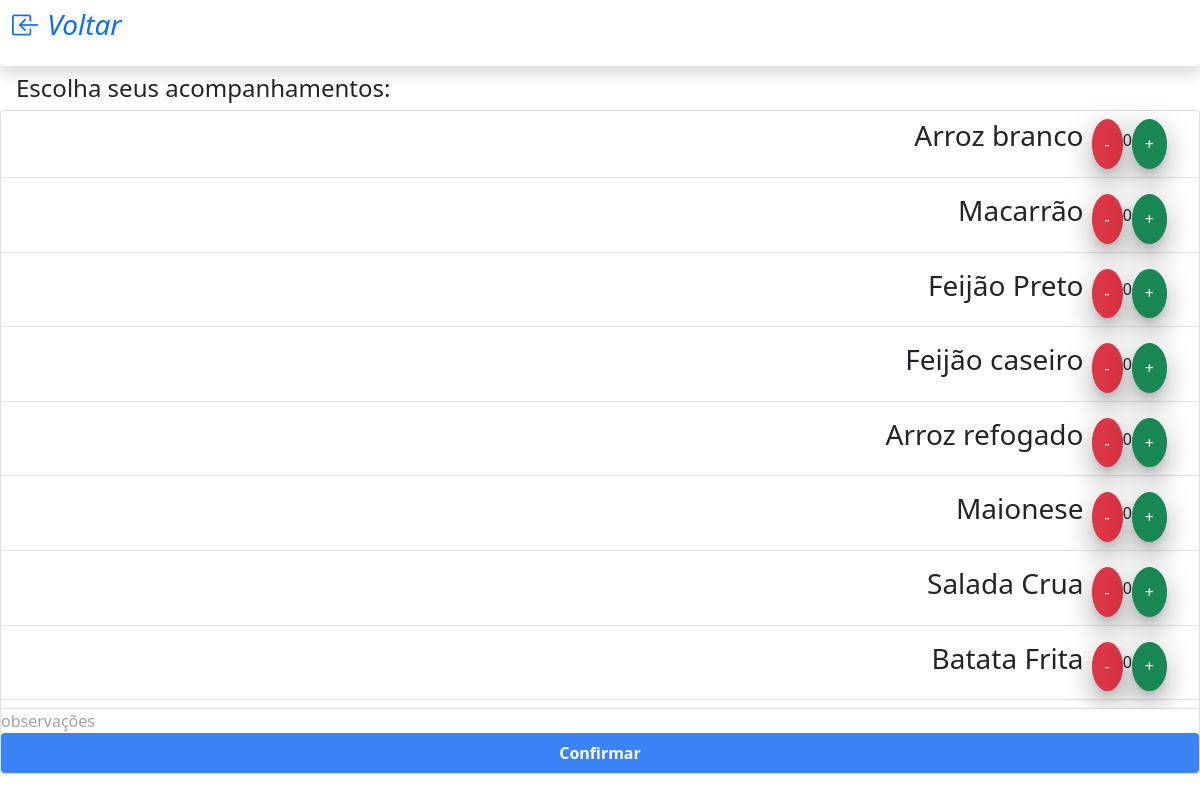
Screenshot of /finish_order/ with the database file from the repository.
### products/models.py (models this page shows)
class Acompanhamentos(models.Model):
    acomp_choices = models.CharField(max_length=50)
    def __str__(self):
        return self.acomp_choices

### products/views.py (the view, shortened to what this page needs)
# urls.py: path('finish_order/', product_create_view2, name='book-item'),
@csrf_exempt
def product_create_view2(request, ): #id
    object = Acompanhamentos.objects.all()
    context = {
        'object': object,
    }
    return render (request, "finish_order.html", context)

### products/templates/finish_order.html (shortened to what this page needs)
{% extends 'home.html'%}
{% block head %}
{% include 'navbar.html'%}
{% load static %}
  <link rel="stylesheet" href="https://maxcdn.bootstrapcdn.com/bootstrap/4.3.1/css/bootstrap.min.css">
{% endblock head%}
{% block content %}
  <h4 class='px-3'>Escolha seus acompanhamentos: </h4>
  <div id="acomp_form" class='card'>
    <div id="acomp_list" class='list-group list-group-flush '>
      {% for item in object %}
        <div id='acomp_list_item_{{forloop.counter0}}' class='d-flex justify-content-end border-bottom mb-2 mt-2 px-8' style='text-align:center'>
          <h3><p id='acomp_name_{{forloop.counter0}}' class='align-self-center'>{{item}}</p></h3>
          <button class="btn btn-danger box-shadow decrement mb-2 ml-2"  style='border-radius:50%;'> - </button>
          <p class='inline-block qty-input float-center align-self-center' style='text-align:right' id='acomp_qty_{{forloop.counter0}}' >0</p>
          <button class="btn btn-success box-shadow increment mb-2 " style='border-radius:50%; ' > + </button>
        </div>
      {% endfor %}
    </div>
    <input type='text' placeholder ='observações'></input>
    <button id="sendOrderButton"  type="button" class='bg-blue-500 hover:bg-blue-700 text-white font-bold py-2 px-4 rounded'>Confirmar</button>
  </div>
{% endblock %}

### products/templates/finish_order.html (style rules this page uses)
.box-shadow { box-shadow: 0 16px 24px 2px rgba(0, 0, 0, .14), 0 6px 30px 5px rgba(0, 0, 0, .12), 0 8px 10px -5px rgba(0, 0, 0, .2) }

### rows the page displays
Acompanhamentos: acomp_choices "Arroz branco"
Acompanhamentos: acomp_choices "Macarrão"
Acompanhamentos: acomp_choices "Feijão Preto"
Acompanhamentos: acomp_choices "Feijão caseiro"
Acompanhamentos: acomp_choices "Arroz refogado"
Acompanhamentos: acomp_choices "Maionese"
Acompanhamentos: acomp_choices "Salada Crua"
Acompanhamentos: acomp_choices "Batata Frita"
